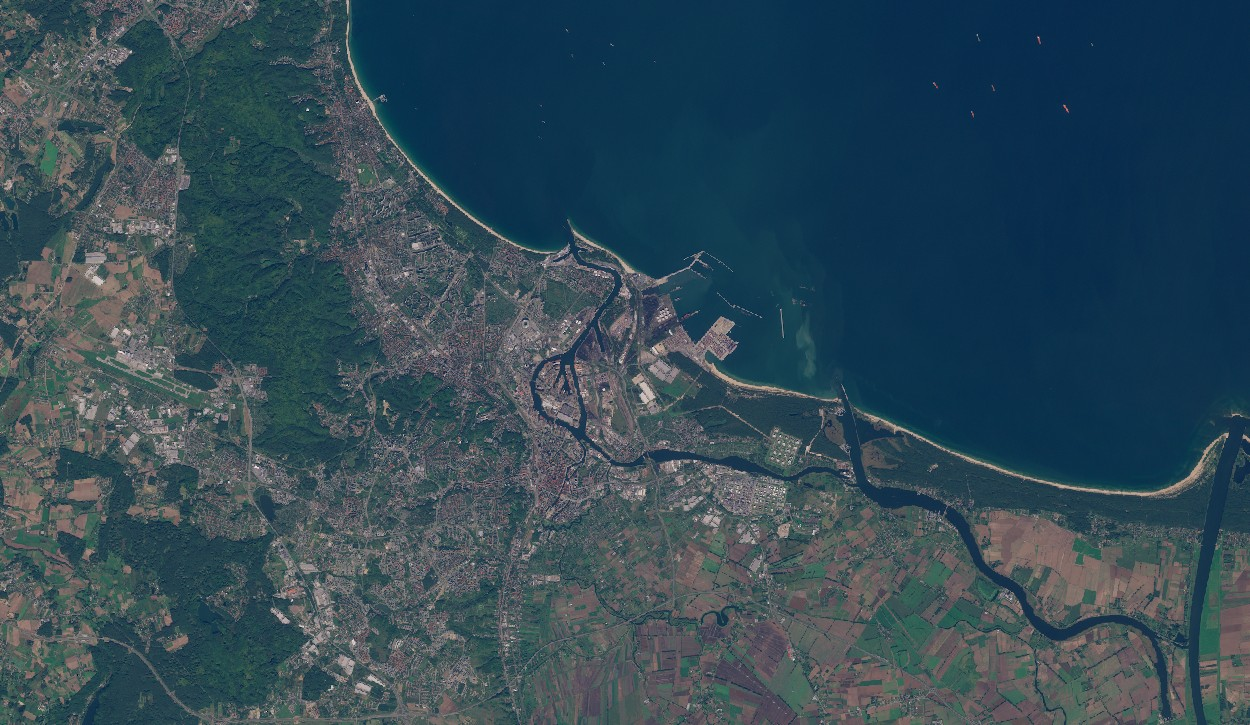
#> input picture lab1/2026-09-28-00_00_2026-09-28-23_59_Sentinel-2_L1C_True_color.jpg, 1250 x 725 px
$ jupyter execute algebra.ipynb
#> lines starting #> are read from the running program, lines starting #| are printed output that depends on the picture
#Introduction to Linear Algebra and the world of probablitites

In this work-sheet, we shall do two activities. First of all we shall check the power of SVD. Then we shall check how may we generate data from an arbitrary distribution (given that we have the ability to generate data from a uniform distribution).

##Singular Value Decomposition
Lets load an image and try to do it's SVD.

Please note the way to access an image from your Google drive. Change the code accordingly (and load an image in your Google drive) to access to your own image!

Mark that we shall be using PIL's Image library, a useful set of powerful algorithms for image processing.

[cell 1]
import matplotlib.pyplot as plt
import numpy as np
import time

from PIL import Image

[cell 2]
# Load the Drive helper and mount
#from google.colab import drive
#drive.mount('/content/drive')

Lets load the image and convert that to a gray-scale version (so that we can treat it just like a 2D matrix). What will happen if its not gray-scale?

Mark how we have used the command $matrix$ to generate a matrix from the image!

[cell 3]
img = Image.open("2026-09-28-00_00_2026-09-28-23_59_Sentinel-2_L1C_True_color.jpg")
#> img is the input picture: PIL image 1250x725 RGB; mean R, G, B 50.7, 73.8, 85.9
imggray = img.convert('L')
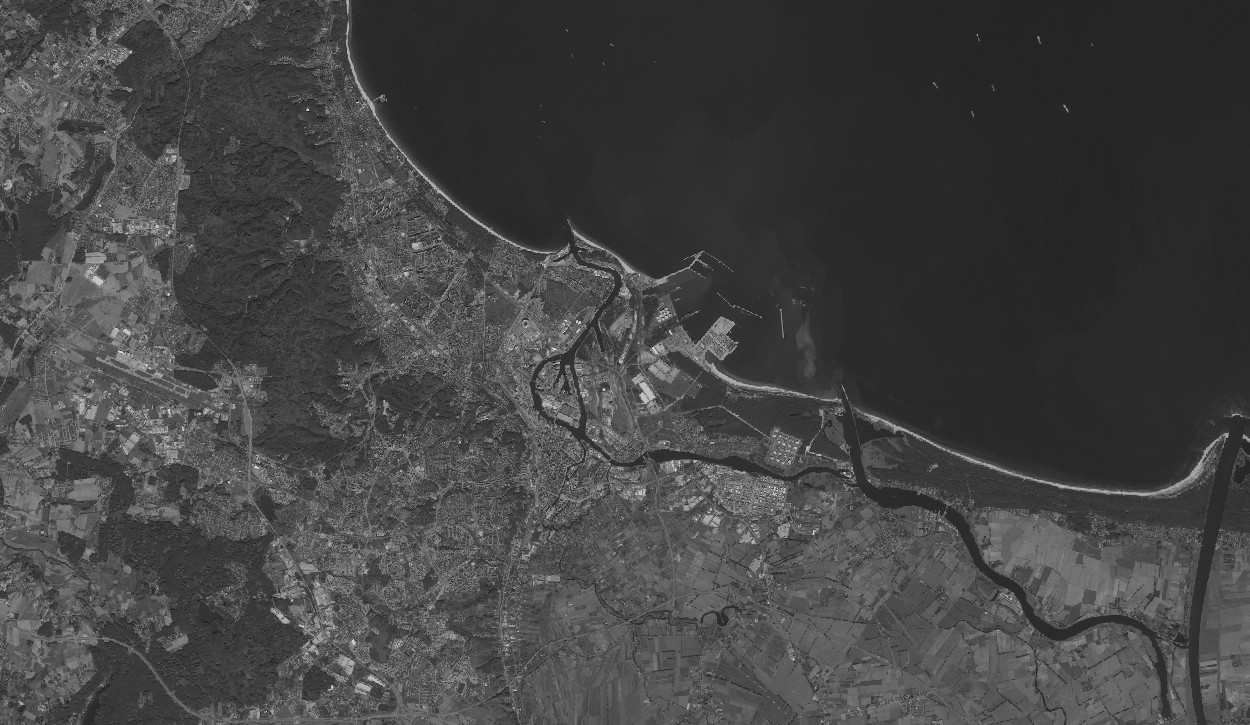
#> imggray: PIL image 1250x725 L; min 1, max 240, mean 68.3

[cell 4]
imgmat = np.array(list(imggray.getdata(band=0)), float)
imgmat.shape = (imggray.size[1], imggray.size[0])
imgmat = np.matrix(imgmat)
plt.figure(figsize=(9,6))
plt.imshow(imgmat, cmap='gray')

###SVD

We can directly use the $svd$ command from Numpy to operate SVD on the matrix.

Lets first check how the image will look if we only use a single vector to reconstruct the image.

[cell 5]
U, sigma, V = np.linalg.svd(imgmat)
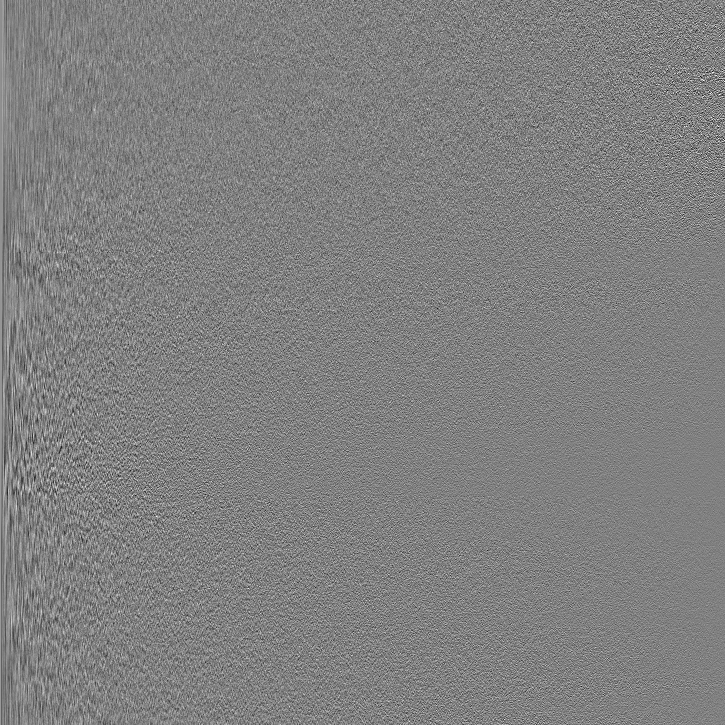
#> U: shape (725, 725) float64; min -0.226, max 0.222, mean 6.53e-05; drawn with min black and max white
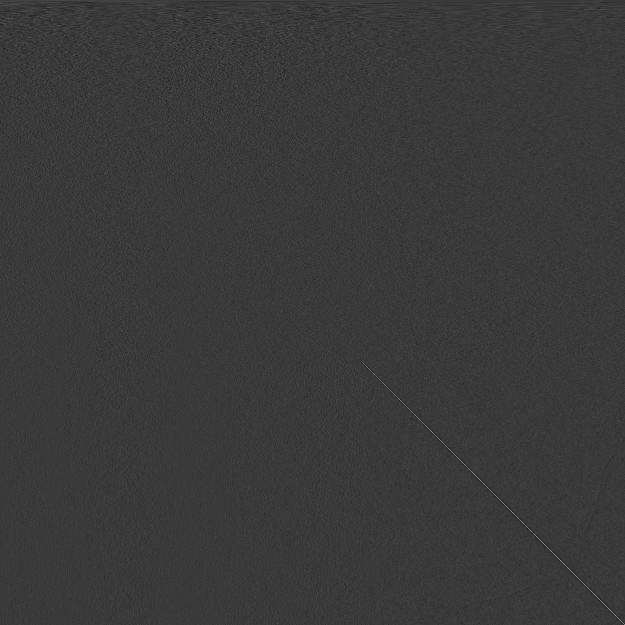
#> V: shape (1250, 1250) float64 (shown at 1/2 size); min -0.24, max 0.813, mean 2.04e-05; drawn with min black and max white
#> sigma = 725 values, max 66881.9 at index 0, min 42.12 at index 724, mean 570.6
reconstimg = np.matrix(U[:, :1]) * np.diag(sigma[:1]) * np.matrix(V[:1, :])
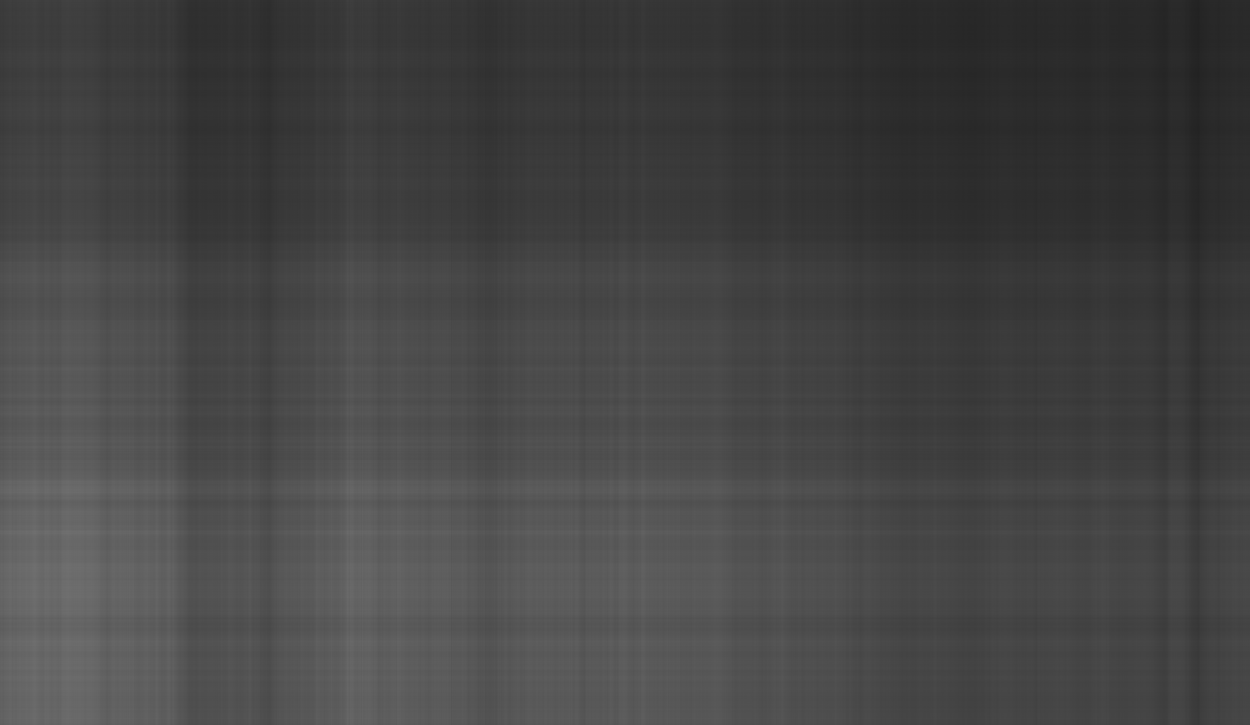
#> reconstimg: shape (725, 1250) float64; min 34.1, max 112, mean 68.4
plt.imshow(reconstimg, cmap='gray');

Now lets check how does the sigma vector look like.

What do you observe? How many vecotrs can we use to get a decent reconstruction of the image?
What will happen if we omit the first 1-2 vectors (corresponding to the largest eigen values)?

[cell 6]
U.shape
sigma.shape
plt.plot(sigma)
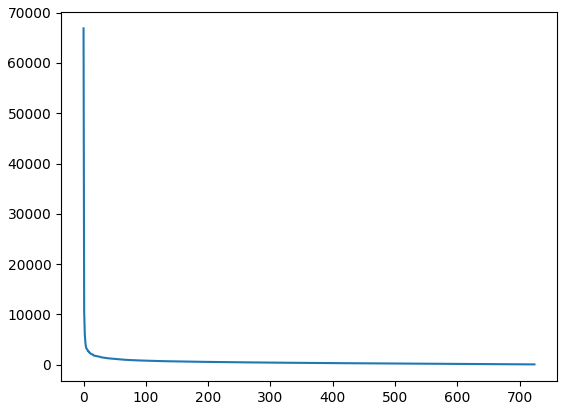
#> figure drawn by matplotlib, 1 panel; curve peaks at x = 0, y = 66881.9

[cell 7]
i = 70
j = 0
reconstimg = np.matrix(U[:, j:i]) * np.diag(sigma[j:i]) * np.matrix(V[j:i, :])
plt.imshow(reconstimg, cmap='gray');
